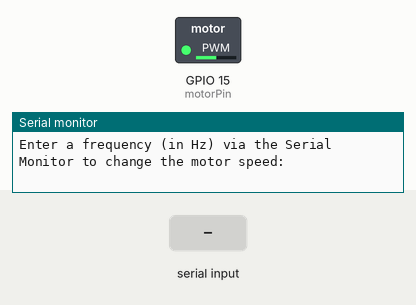
A sketch run on a simulated ESP32. Shown: switched loads named in the sketch (green lamp = pin HIGH), the last lines printed to the serial monitor. The inputs (shaded band) are chosen by the test bench.

Above: at 1.2 s.
1.3 s: "30,150\n" received over Serial
At 2.1 s:
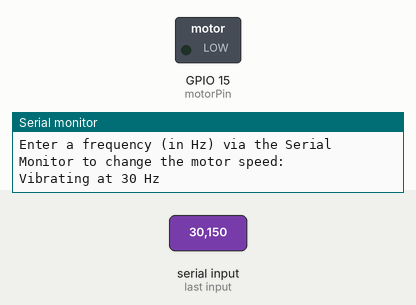
4.3 s: "90,45\n" received over Serial
5.8 s: "5\n" received over Serial
At 6.26 s:
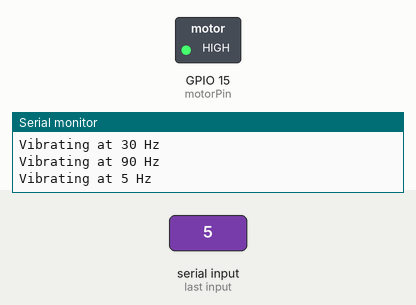
8.8 s: "90\n" received over Serial
Timing chart, 0 to 11.3 s (numbered marks = the images above; inputs shaded):
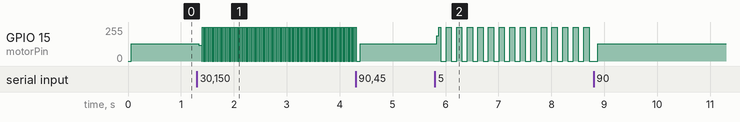

Measured:
- after the input at 1.3 s, GPIO 15 (motorPin): 128/255 → 119/255 at once, then repeats every 0.03 s: 0/255 0.02 s, 255/255 0.02 s
- after the input at 5.8 s, GPIO 15 (motorPin): 128/255 → 189/255 at once, then moves between 0/255 and 255/255, repeating every 0.60 s

The sketch:

frequency_pwm.ino
```cpp
const int motorPin = 15;       // Pin connected to the motor
const int resolution = 8;      // 8-bit resolution (0-255)
int frequency = 100;           // Default frequency (can be changed via Serial input)
int onTime, offTime;

void setup() {
  Serial.begin(115200);

  // Attach PWM for the motor pin with an initial frequency
  ledcAttach(motorPin, 5000, resolution); // Setup PWM
  Serial.println("Enter a frequency (in Hz) via the Serial Monitor to change the motor speed:");
}

void loop() {
  // Check if user input is available
  if (Serial.available() > 0) {
    String input = Serial.readStringUntil('\n');  // Read the input until newline
    frequency = input.toInt();  // Convert input to integer

    // Ensure the input frequency is valid
    if (frequency >= 1 && frequency <= 1000) {
      Serial.print("Vibrating at ");
      Serial.print(frequency);
      Serial.println(" Hz");
    } else {
      Serial.println("Please enter a valid frequency between 1 Hz and 1000 Hz.");
      return; // Exit if the frequency is invalid
    }
  }

  // Calculate on and off times based on the input frequency
  onTime = 1000 / (2 * frequency);  // Calculate on time for a 50% duty cycle
  offTime = onTime;                 // Off time is the same as on time for 50% duty cycle

  // Vibrate indefinitely at the set frequency
  ledcWrite(motorPin, 255);  // Turn motor on
  delay(onTime);             // Wait for onTime duration
  ledcWrite(motorPin, 0);    // Turn motor off
  delay(offTime);            // Wait for offTime duration
}
```
